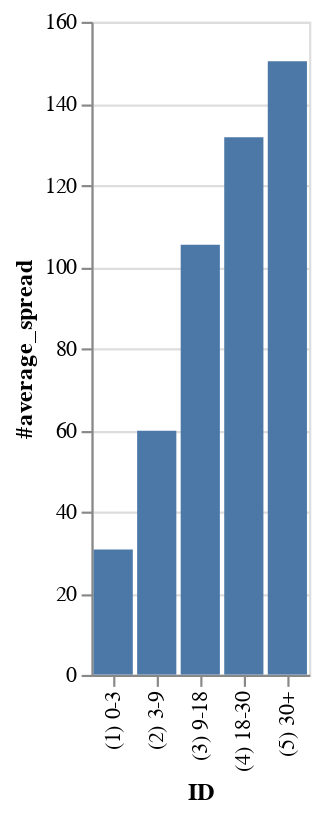

Notebook code cell kept with this figure:
### Code cell
# Example: Average spread for an issuer
query = """
let( 
    #bins = bins(maturity_years,[3,9,18,30],['(1) 0-3','(2) 3-9','(3) 9-18','(4) 18-30','(5) 30+']);
    #average_spread = avg(group(spread(st=oas),#bins));
)
get(#average_spread)
for(filter(bonds('NVDA US Equity', issuedby = 'ENTITY'),maturity_years != NA))
"""

with BQuery() as bq:
    df = bq.bql(query)
df.plot.bar(x="ID", y="#average_spread").show()
df.head(5)

### Figure 1 — Vega-Lite specification as saved in the notebook (floating-point values rounded to 4 significant figures)
{"config": {"view": {"continuousWidth": 300, "continuousHeight": 300}}, "data": {"name": "data-0dcd9683990143b20e589a04f1e0f661"}, "mark": {"type": "bar"}, "encoding": {"tooltip": [{"field": "ID", "type": "nominal"}, {"field": "#average_spread", "type": "quantitative"}], "x": {"field": "ID", "type": "nominal"}, "y": {"field": "#average_spread", "type": "quantitative"}}, "params": [{"name": "param_1", "select": {"type": "interval", "encodings": ["x", "y"]}, "bind": "scales"}], "$schema": "https://vega.github.io/schema/vega-lite/v5.20.1.json", "datasets": {"data-0dcd9683990143b20e589a04f1e0f661": [{"ID": "(1) 0-3", "#average_spread": 30.74, "#average_spread.DATE": "2024-12-08T00:00:00", "#average_spread.ORIG_IDS": "QZ552396 Corp", "#average_spread.#BINS": "(1) 0-3"}, {"ID": "(2) 3-9", "#average_spread": 59.8, "#average_spread.DATE": "2024-12-08T00:00:00", "#average_spread.ORIG_IDS": null, "#average_spread.#BINS": "(2) 3-9"}, {"ID": "(3) 9-18", "#average_spread": 105.4, "#average_spread.DATE": "2024-12-08T00:00:00", "#average_spread.ORIG_IDS": "BH393780 Corp", "#average_spread.#BINS": "(3) 9-18"}, {"ID": "(4) 18-30", "#average_spread": 131.7, "#average_spread.DATE": "2024-12-08T00:00:00", "#average_spread.ORIG_IDS": "BH393781 Corp", "#average_spread.#BINS": "(4) 18-30"}, {"ID": "(5) 30+", "#average_spread": 150.3, "#average_spread.DATE": "2024-12-08T00:00:00", "#average_spread.ORIG_IDS": "BH393782 Corp", "#average_spread.#BINS": "(5) 30+"}]}}
